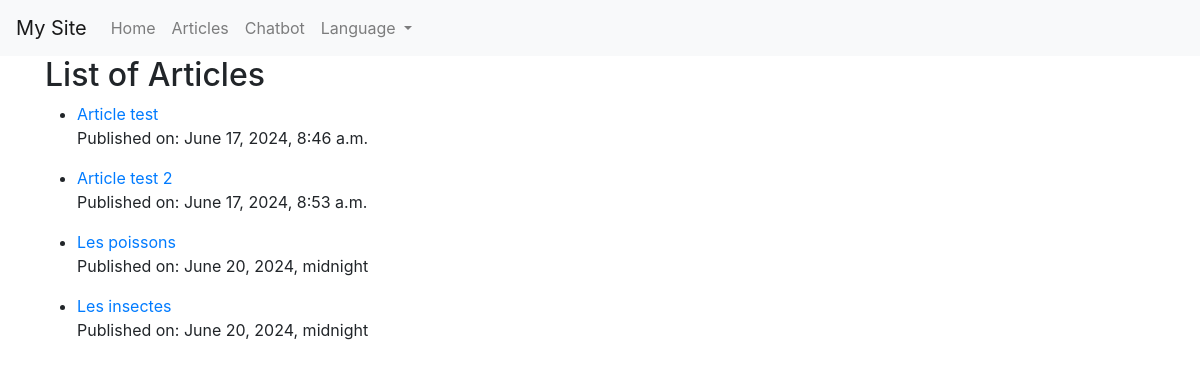
The app's page /articles/ with its own data.
### main/models.py (models this page shows, shortened)
class Article(models.Model):
    title = models.CharField(max_length=200, verbose_name=_("Title"))
    content = models.TextField(verbose_name=_("Content"))
    publication_date = models.DateField(verbose_name=_("Publication Date"))
    class Meta:
        verbose_name = _('article')
        verbose_name_plural = _('articles')

### main/views.py (the view)
# urls.py: path('articles/', ArticleListView.as_view(), name='article_list'),
class ArticleListView(View):
    def get(self, request):
        articles = Article.objects.all()
        return render(request, 'main/article_list.html', {'articles': articles})

### main/templates/main/article_list.html (shortened to what this page needs)
{% extends 'main/base.html' %}
{% load i18n %}
{% block content %}
    <h2>{% trans 'List of Articles' %}</h2>
    <ul>
        {% for article in articles %}
            <li>
                <a href="{% url 'article_detail' article.pk %}">{{ article.title }}</a>
                <p>{% trans 'Published on' %}: {{ article.publication_date }}</p>
            </li>
        {% endfor %}
    </ul>
{% endblock %}

### main/templates/main/base.html (shortened to what this page needs)
{% load i18n %}
{% load static %}
<!DOCTYPE html>
<html lang="en">
<head>
    {% load bootstrap5 %}
    {% bootstrap_css %}
     <link rel="stylesheet" href="https://stackpath.bootstrapcdn.com/bootstrap/4.5.2/css/bootstrap.min.css">
</head>
<body>
    <header>
        <nav class="navbar navbar-expand-lg navbar-light bg-light">
            <a class="navbar-brand" href="#">My Site</a>
            <div class="collapse navbar-collapse" id="navbarNav">
                <ul class="navbar-nav">
                    <li class="nav-item">
                        <a class="nav-link" href="{% url 'home' %}">{% trans 'Home' %}</a>
                    </li>
                    <li class="nav-item">
                        <a class="nav-link" href="{% url 'article_list' %}">{% trans 'Articles' %}</a>
                    </li>
                    <li class="nav-item">
                        <a class="nav-link" href="{% url 'chatbot' %}">{% trans 'Chatbot' %}</a>
                    </li>
                    <li class="nav-item dropdown">
                        <a class="nav-link dropdown-toggle" href="#" id="navbarDropdown" role="button" data-toggle="dropdown" aria-haspopup="true" aria-expanded="false">
                            {% trans 'Language' %}
                        </a>
                                    {% get_current_language as LANGUAGE_CODE %}
                                    {% get_available_languages as LANGUAGES %}
                                    {% get_language_info_list for LANGUAGES as languages %}
                    </li>
                </ul>
            </div>
        </nav>
    </header>
    <main role="main" class="container">
        {% block content %}
        {% endblock %}
    </main>
</body>
</html>

### records on screen
Article: title "Article test", publication_date "June 17, 2024, 8:46 a.m."
Article: title "Article test 2", publication_date "June 17, 2024, 8:53 a.m."
Article: title "Les poissons", publication_date "June 20, 2024, midnight"
Article: title "Les insectes", publication_date "June 20, 2024, midnight"
